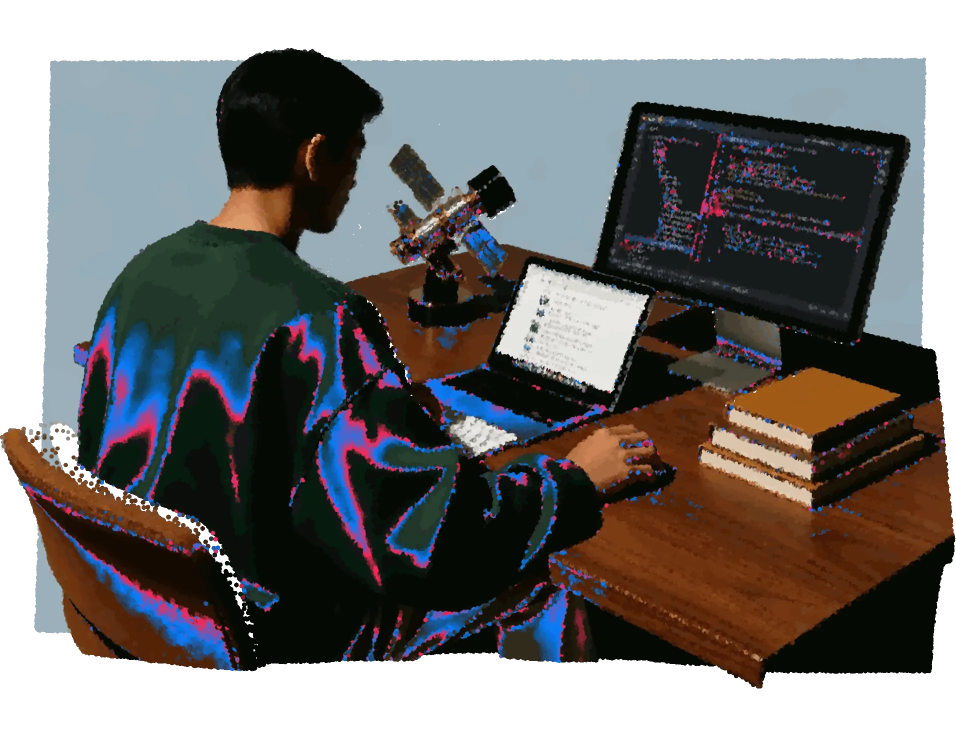
#> input picture dist/idea-lp-assets/0da6b0bb62-download-img-CNJ7txH7.webp, 1912 x 1474 px (shown at 1/2 size)
$ python prepare-runzo.py ../dist/idea-lp-assets/0da6b0bb62-download-img-CNJ7txH7.webp
#> lines starting #> are read from the running program, lines starting #| are printed output that depends on the picture
#!/usr/bin/env python3
"""Prepare the supplied Runzo portrait for a small CSS puppet (Pillow only)."""
import argparse
from hashlib import sha256
import json
from pathlib import Path
from PIL import Image, ImageChops, ImageDraw, ImageFilter

parser = argparse.ArgumentParser()
parser.add_argument('source', type=Path)
args = parser.parse_args()
root = Path(__file__).resolve().parents[1]
dest = root / 'dist/v2-assets'
dest.mkdir(exist_ok=True)
source = args.source.read_bytes()
image = Image.open(args.source).convert('RGB')
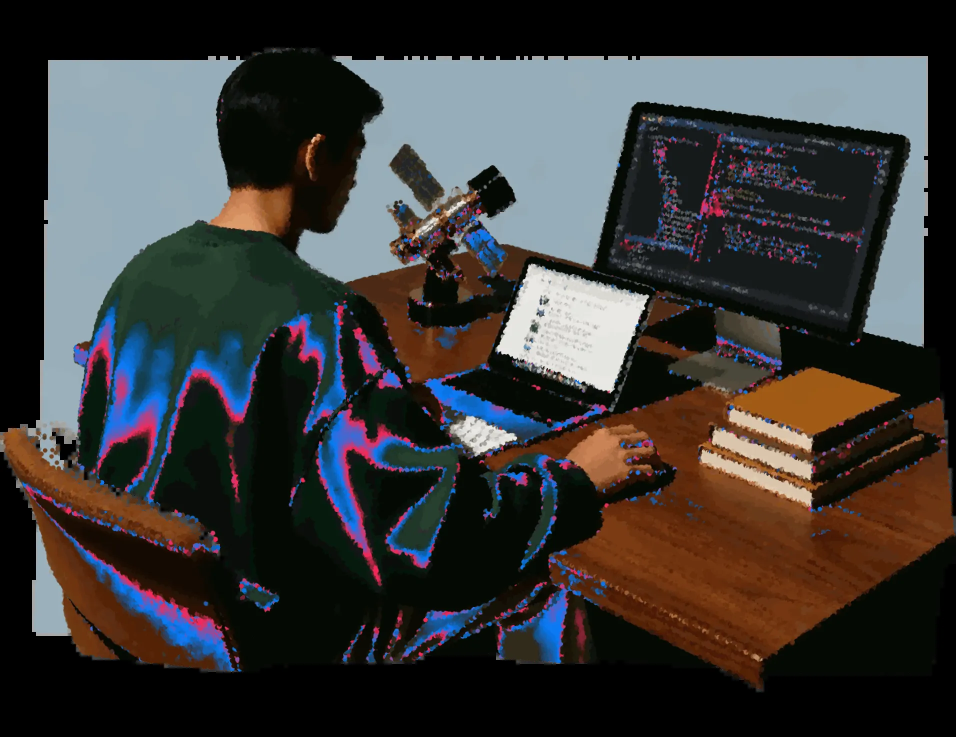
#> image: PIL image 1912x1474 RGB (shown at 1/2 size); mean R, G, B 58.2, 56.5, 55.7
#> (the run stopped early here; a loop or call above may not have finished)
